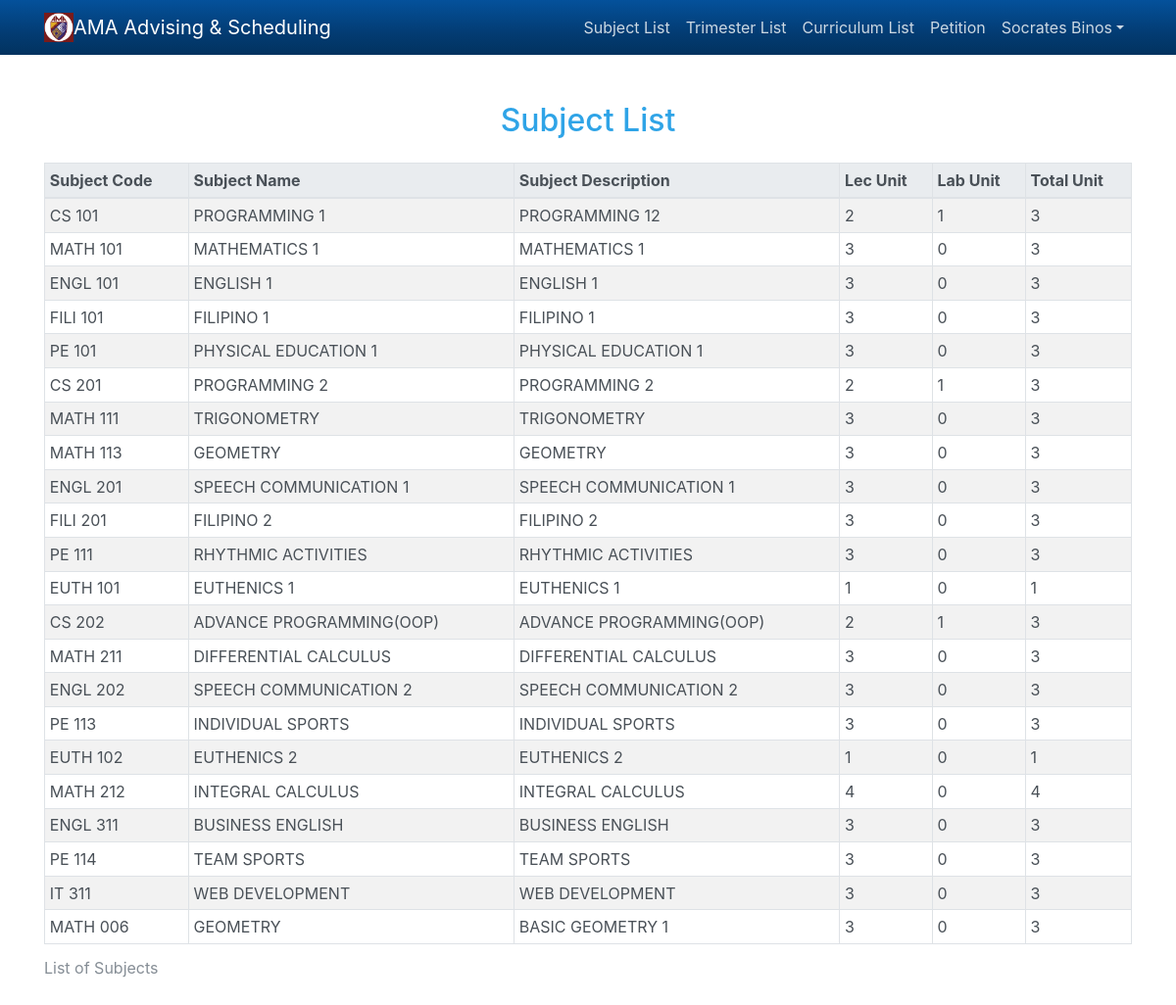
/index.php (signed in), run on the app's committed database.
### tables this page shows
CREATE TABLE `subject_list` (
  `id` int(11) NOT NULL,
  `subject_code` varchar(50) NOT NULL,
  `subject_name` varchar(50) NOT NULL,
  `subject_desc` varchar(50) NOT NULL,
  `subject_status` tinyint(1) NOT NULL,
  `lec_unit` int(11) NOT NULL,
  `lab_unit` int(11) NOT NULL DEFAULT 0
);

### includes/db_config.php (called while the page is built, shortened)
<?php
$host = 'localhost';
$user = 'root';
$password = '';
$database = 'ama';
$connect = mysqli_connect($host, $user, $password, $database);
function query($sql) {
	global $connect;
	$result = mysqli_query($connect, $sql);
	return $result;
}

### pages/subject_list-2.php (the view)
<?php
$subject_list = query("select * from subject_list where subject_status = 1");
?>
<div class="mt-5">
	<h2 class="text-center">Subject List</h2>
	<div class="mt-4">
		<div class="table-responsive">
			<table class="table table-sm table-bordered table-hover table-striped">
				<caption>List of Subjects</caption>
				<thead class=thead-light>
					<tr>
						<th>Subject Code</th>
						<th>Subject Name</th>
						<th>Subject Description</th>
						<th>Lec Unit</th>
						<th>Lab Unit</th>
						<th>Total Unit</th>
					</tr>
				</thead>
				<tbody>
					<?php
					if($subject_list):
						while($subject = mysqli_fetch_assoc($subject_list)):
							?>
							<tr>
								<td><?php echo $subject['subject_code'] ?></td>
								<td><?php echo $subject['subject_name'] ?></td>
								<td><?php echo $subject['subject_desc'] ?></td>
								<td><?php echo $subject['lec_unit'] ?></td>
								<td><?php echo $subject['lab_unit'] ?></td>
								<td><?php echo $subject['lec_unit'] + $subject['lab_unit'] ?></td>
							</tr>
							<?php
						endwhile;
					endif;
					?>
				</tbody>
			</table>
		</div>
	</div>
</div>

### data on the page
subject_list: subject_code "CS 101", subject_name "PROGRAMMING 1", subject_desc "PROGRAMMING 12", lec_unit "2", lab_unit "1", $subject['lec_unit'] + $subject['lab_unit'] "3"
subject_list: subject_code "MATH 101", subject_name "MATHEMATICS 1", subject_desc "MATHEMATICS 1", lec_unit "3", lab_unit "0", $subject['lec_unit'] + $subject['lab_unit'] "3"
subject_list: subject_code "ENGL 101", subject_name "ENGLISH 1", subject_desc "ENGLISH 1", lec_unit "3", lab_unit "0", $subject['lec_unit'] + $subject['lab_unit'] "3"
subject_list: subject_code "FILI 101", subject_name "FILIPINO 1", subject_desc "FILIPINO 1", lec_unit "3", lab_unit "0", $subject['lec_unit'] + $subject['lab_unit'] "3"
subject_list: subject_code "PE 101", subject_name "PHYSICAL EDUCATION 1", subject_desc "PHYSICAL EDUCATION 1", lec_unit "3", lab_unit "0", $subject['lec_unit'] + $subject['lab_unit'] "3"
subject_list: subject_code "CS 201", subject_name "PROGRAMMING 2", subject_desc "PROGRAMMING 2", lec_unit "2", lab_unit "1", $subject['lec_unit'] + $subject['lab_unit'] "3"
subject_list: subject_code "MATH 111", subject_name "TRIGONOMETRY", subject_desc "TRIGONOMETRY", lec_unit "3", lab_unit "0", $subject['lec_unit'] + $subject['lab_unit'] "3"
subject_list: subject_code "MATH 113", subject_name "GEOMETRY", subject_desc "GEOMETRY", lec_unit "3", lab_unit "0", $subject['lec_unit'] + $subject['lab_unit'] "3"
subject_list: subject_code "ENGL 201", subject_name "SPEECH COMMUNICATION 1", subject_desc "SPEECH COMMUNICATION 1", lec_unit "3", lab_unit "0", $subject['lec_unit'] + $subject['lab_unit'] "3"
subject_list: subject_code "FILI 201", subject_name "FILIPINO 2", subject_desc "FILIPINO 2", lec_unit "3", lab_unit "0", $subject['lec_unit'] + $subject['lab_unit'] "3"
subject_list: subject_code "PE 111", subject_name "RHYTHMIC ACTIVITIES", subject_desc "RHYTHMIC ACTIVITIES", lec_unit "3", lab_unit "0", $subject['lec_unit'] + $subject['lab_unit'] "3"
subject_list: subject_code "EUTH 101", subject_name "EUTHENICS 1", subject_desc "EUTHENICS 1", lec_unit "1", lab_unit "0", $subject['lec_unit'] + $subject['lab_unit'] "1"
subject_list: subject_code "CS 202", subject_name "ADVANCE PROGRAMMING(OOP)", subject_desc "ADVANCE PROGRAMMING(OOP)", lec_unit "2", lab_unit "1", $subject['lec_unit'] + $subject['lab_unit'] "3"
subject_list: subject_code "MATH 211", subject_name "DIFFERENTIAL CALCULUS", subject_desc "DIFFERENTIAL CALCULUS", lec_unit "3", lab_unit "0", $subject['lec_unit'] + $subject['lab_unit'] "3"
subject_list: subject_code "ENGL 202", subject_name "SPEECH COMMUNICATION 2", subject_desc "SPEECH COMMUNICATION 2", lec_unit "3", lab_unit "0", $subject['lec_unit'] + $subject['lab_unit'] "3"
subject_list: subject_code "PE 113", subject_name "INDIVIDUAL SPORTS", subject_desc "INDIVIDUAL SPORTS", lec_unit "3", lab_unit "0", $subject['lec_unit'] + $subject['lab_unit'] "3"
subject_list: subject_code "EUTH 102", subject_name "EUTHENICS 2", subject_desc "EUTHENICS 2", lec_unit "1", lab_unit "0", $subject['lec_unit'] + $subject['lab_unit'] "1"
subject_list: subject_code "MATH 212", subject_name "INTEGRAL CALCULUS", subject_desc "INTEGRAL CALCULUS", lec_unit "4", lab_unit "0", $subject['lec_unit'] + $subject['lab_unit'] "4"
subject_list: subject_code "ENGL 311", subject_name "BUSINESS ENGLISH", subject_desc "BUSINESS ENGLISH", lec_unit "3", lab_unit "0", $subject['lec_unit'] + $subject['lab_unit'] "3"
subject_list: subject_code "PE 114", subject_name "TEAM SPORTS", subject_desc "TEAM SPORTS", lec_unit "3", lab_unit "0", $subject['lec_unit'] + $subject['lab_unit'] "3"
subject_list: subject_code "IT 311", subject_name "WEB DEVELOPMENT", subject_desc "WEB DEVELOPMENT", lec_unit "3", lab_unit "0", $subject['lec_unit'] + $subject['lab_unit'] "3"
subject_list: subject_code "MATH 006", subject_name "GEOMETRY", subject_desc "BASIC GEOMETRY 1", lec_unit "3", lab_unit "0", $subject['lec_unit'] + $subject['lab_unit'] "3"

### other printed values
$_SESSION['student_name'] "Socrates Binos"
